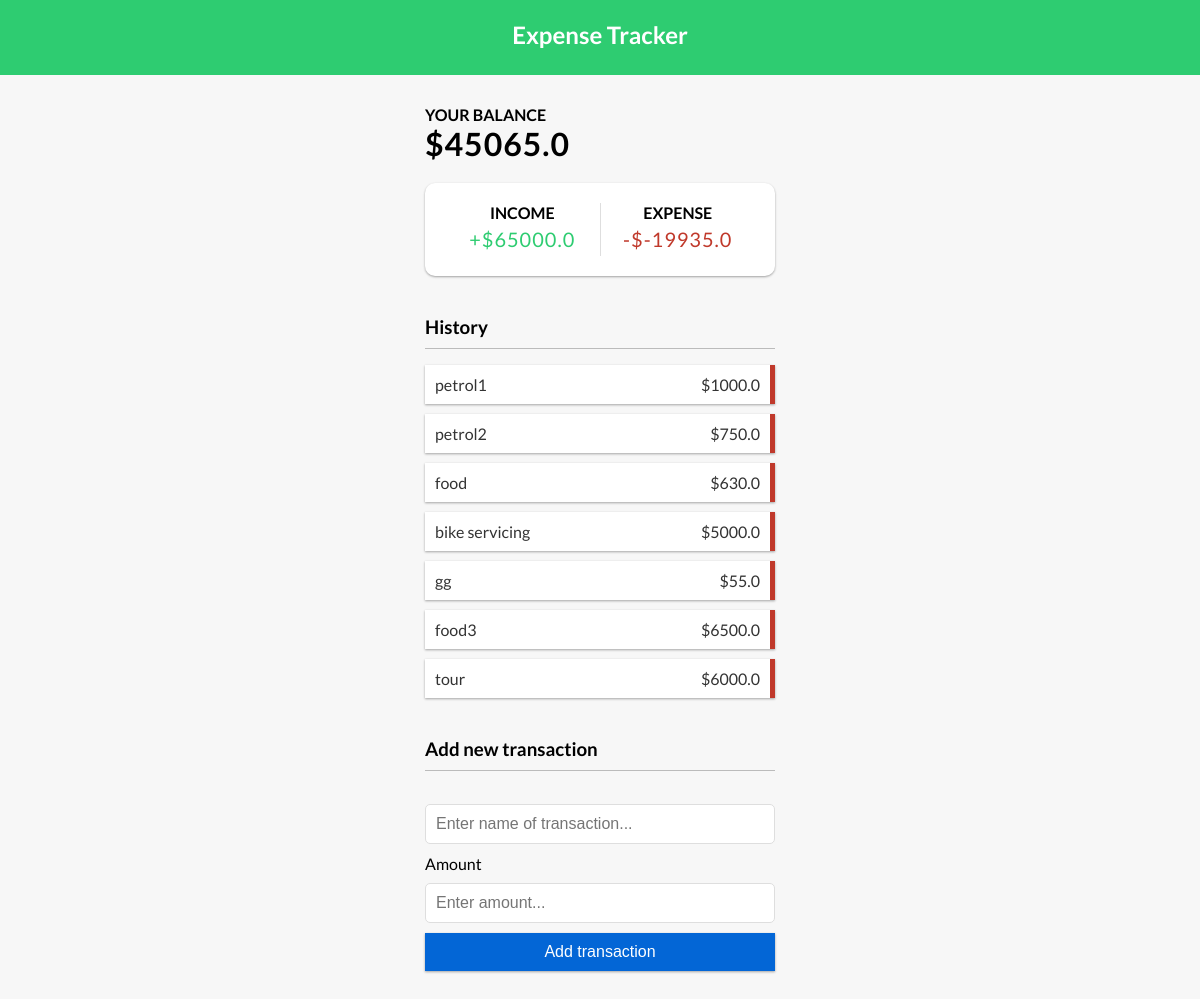
The app's page / (signed in) with its own data.
### home/models.py (models this page shows, shortened)
class Profile(models.Model):
    user = models.ForeignKey(User, on_delete=models.CASCADE)
    income = models.FloatField()
    expenses = models.FloatField(default=0)
    balance = models.FloatField(blank=True, null=True)

class Expense(models.Model):
    user = models.ForeignKey(User, on_delete=models.CASCADE)
    name = models.CharField(max_length=100)
    amount = models.FloatField()
    expense_type = models.CharField( max_length=50, choices=TYPE)

### home/views.py (the view, shortened to what this page needs)
# urls.py: path('',include('home.urls'))
def home(request):
    profile = Profile.objects.filter(user = request.user).first()
    expenses = Expense.objects.filter(user = request.user)
    context = {
        'profile' : profile,
        'expenses': expenses
        }
    return render(request, 'home.html' , context)

### home/templates/home.html (shortened to what this page needs)
{% extends 'base.html' %}
{% block content %}
<header>
    <h2>Expense Tracker</h2>
</header>
<div class="container">
    <h4>Your Balance</h4>
    <h1 id="balance">${{profile.balance}}</h1>
    <div class="inc-exp-container">
        <div>
            <h4>Income</h4>
            <p id="money-plus" class="money plus">+${{profile.income}}</p>
        </div>
        <div>
            <h4>Expense</h4>
            <p id="money-minus" class="money minus">-${{profile.expenses}}</p>
        </div>
    </div>
    <h3>History</h3>
    <ul id="list" class="list">
        {% for expense in expenses %}
        <li class="minus">
            {{expense.name}} <span>${{expense.amount}}</span>
        </li>
        {% endfor %}
    </ul>
    <h3>Add new transaction</h3>
    <form id="form" method= "POST" >
        <div class="form-control">
            <input type="text" required name="text" id="text" placeholder="Enter name of transaction..." />
        </div>
        <div class="form-control">
            <label for="amount">Amount <br />
            </label>
            <input type="number" required name="amount" id="amount" placeholder="Enter amount..." />
        </div>
        <button class="btn" type="submit">Add transaction</button>
    </form>
</div>
{% endblock content %}

### home/templates/base.html (shortened to what this page needs)
<!DOCTYPE html>
<html lang="en">
<head>
</head>
<body>
 {% block content %}
 {% endblock content %}
</body>
</html>

### home/templates/base.html (style rules this page uses)
:root { --box-shadow: 0 1px 3px rgba(0, 0, 0, 0.12), 0 1px 2px rgba(0, 0, 0, 0.24); }
* { box-sizing: border-box; }
body { background-color: #f7f7f7; display: flex; flex-direction: column; align-items: center; justify-content: center; min-height: 100vh; margin: 0; font-family: 'Lato', sans-serif; }
header { background-color: #2ecc71; color: #FFFFFF; text-align: center; height: 75px; width: 100%; }
.container { margin: 30px auto; width: 350px; }
h1 { letter-spacing: 1px; margin: 0; }
h3 { border-bottom: 1px solid #bbb; padding-bottom: 10px; margin: 40px 0 10px; }
h4 { margin: 0; text-transform: uppercase; }
.inc-exp-container { background-color: #fff; border-radius: 10px; box-shadow: var(--box-shadow); padding: 20px; display: flex; justify-content: space-between; margin: 20px 0; }
.inc-exp-container > div { flex: 1; text-align: center; }
.inc-exp-container > div:first-of-type { border-right: 1px solid #dedede; }
.money { font-size: 20px; letter-spacing: 1px; margin: 5px 0; }
.money.plus { color: #2ecc71; }
.money.minus { color: #c0392b; }
label { display: inline-block; margin: 10px 0; }
input[type='text'], input[type='number'] { border: 1px solid #dedede; border-radius: 5px; display: block; font-size: 16px; padding: 10px; width: 100%; }
.btn { cursor: pointer; background-color: #0366D6; box-shadow: var(--box-shadow); color: #fff; border: 0; display: block; font-size: 16px; margin: 10px 0 30px; padding: 10px; width: 100%; }
.list { list-style-type: none; padding: 0; margin-bottom: 40px; }
.list li { background-color: #fff; box-shadow: var(--box-shadow); color: #333; display: flex; justify-content: space-between; position: relative; padding: 10px; margin: 10px 0; }
.list li.minus { border-right: 5px solid #c0392b; }

### records on screen
Profile: balance "45065.0", income "65000.0", expenses "-19935.0"
Expense: name "petrol1", amount "1000.0"
Expense: name "petrol2", amount "750.0"
Expense: name "food", amount "630.0"
Expense: name "bike servicing", amount "5000.0"
Expense: name "gg", amount "55.0"
Expense: name "food3", amount "6500.0"
Expense: name "tour", amount "6000.0"
